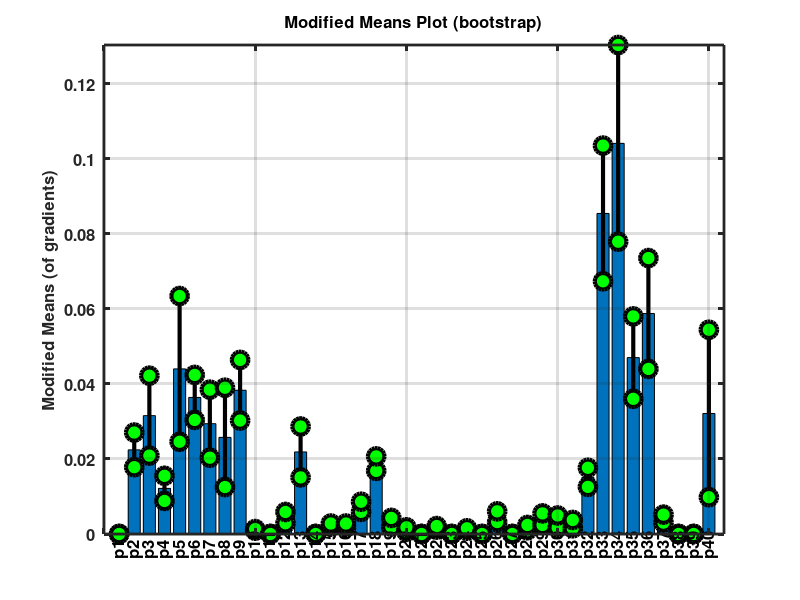

This figure's MATLAB source:
% This file contains modified means of gradients
% and also their spreads based on bootstraping.
% to select the most important ones to display,
% set sortFlag = 1 and set nn to be the number
% of inputs to display.

sortFlag = 0;
nn = 40;
Means = [
  0.0000000000000000e+00
  2.2425230478270209e-02
  3.1542348154461906e-02
  1.2158549174583073e-02
  4.4003184337345638e-02
  3.6396766442322745e-02
  2.9398346752965418e-02
  2.5748600841262598e-02
  3.8313177845333786e-02
  1.0954466384149775e-03
  0.0000000000000000e+00
  4.3645332327692035e-03
  2.1869370079323741e-02
  0.0000000000000000e+00
  2.3746529942377261e-03
  2.2618589562301669e-03
  7.2538018629693122e-03
  1.8752613604382379e-02
  3.1153341282519832e-03
  1.1761239372011926e-03
  0.0000000000000000e+00
  1.6423034539022239e-03
  0.0000000000000000e+00
  1.1960454465524345e-03
  0.0000000000000000e+00
  4.6165994927744166e-03
  0.0000000000000000e+00
  1.7086105746539975e-03
  3.9456304779486627e-03
  3.3013593397736058e-03
  2.6300537834186553e-03
  1.5104509855797596e-02
  8.5423505322027055e-02
  1.0410367494179001e-01
  4.7010503398304863e-02
  5.8763382997503139e-02
  4.0955759656339120e-03
  0.0000000000000000e+00
  1.6391850435945596e-07
  3.2117473056352729e-02
];
Stds = [
  0.0000000000000000e+00
  4.6170306956996223e-03
  1.0649009158315259e-02
  3.3495650187233650e-03
  1.9418276659964203e-02
  5.9981124977606885e-03
  9.0647914564027168e-03
  1.3232868367727989e-02
  8.0805240528268145e-03
  2.1788164297202218e-04
  0.0000000000000000e+00
  1.5107178968709104e-03
  6.7835646578538657e-03
  0.0000000000000000e+00
  4.1716626334927783e-04
  5.3529070038241895e-04
  1.3451658034462678e-03
  1.9337316353096547e-03
  1.1751376964719451e-03
  6.0737957359754513e-04
  0.0000000000000000e+00
  4.7323819633017809e-04
  0.0000000000000000e+00
  3.2699613460868029e-04
  0.0000000000000000e+00
  1.4292286984479185e-03
  0.0000000000000000e+00
  7.0087800576724534e-04
  1.5442994327265311e-03
  1.6341962869959419e-03
  1.1097501726336607e-03
  2.5461798940327658e-03
  1.8085023792505098e-02
  2.6206740093704540e-02
  1.0978487442062751e-02
  1.4767622018152132e-02
  1.0672951061349873e-03
  0.0000000000000000e+00
  1.6284081339681128e-07
  2.2310218735954887e-02
];
  Str = {'p1','p2','p3','p4','p5','p6','p7','p8','p9','p10','p11','p12','p13','p14','p15','p16','p17','p18','p19','p20','p21','p22','p23','p24','p25','p26','p27','p28','p29','p30','p31','p32','p33','p34','p35','p36','p37','p38','p39','p40'};
if exist('noCLF') 
   hold off
else
   clf
end;
if (sortFlag == 1)
  [Means, I2] = sort(Means,'descend');
  Stds = Stds(I2);
  I2 = I2(1:nn);
  Means = Means(1:nn);
  Stds = Stds(1:nn);
  Str  = Str(I2);
end
ymin = min(Means-Stds);
ymax = max(Means+Stds);
h2 = 0.05 * (ymax - ymin);
bar(Means,0.8);
for ii = 1:nn
   if (ii == 1)
   hold on
   end;
   XX = [ii ii];
   YY = [Means(ii)-Stds(ii) Means(ii)+Stds(ii)];
   plot(XX,YY,'-ko','LineWidth',3.0,'MarkerEdgeColor','k','MarkerFaceColor','g','MarkerSize',12)
end;
axis([0 nn+1 ymin ymax])
set(gca,'XTickLabel',[]);
th=text(1:nn, repmat(ymin-0.05*(ymax-ymin),nn,1),Str,'HorizontalAlignment','left','rotation',90);
set(th, 'fontsize', 12)
set(th, 'fontweight', 'bold')
set(gca,'linewidth',2)
set(gca,'fontweight','bold')
set(gca,'fontsize',12)
grid on
box on
title('Modified Means Plot (bootstrap)','FontWeight','bold','FontSize',12)
ylabel('Modified Means (of gradients)','FontWeight','bold','FontSize',12)
   hold off
